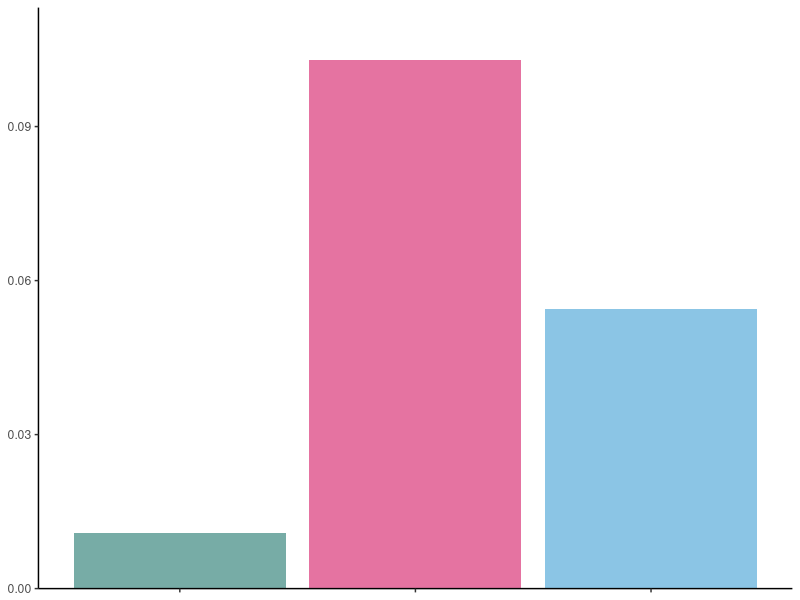
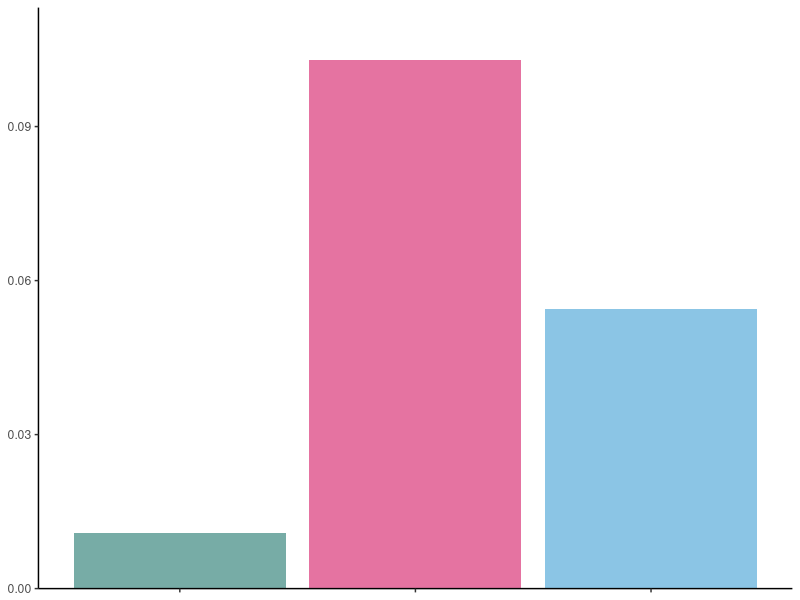

Write the R code that produced these figures, in order.
library(data.table)
library(ggplot2)

TCNStack <- 109115
TCNStrand <- 1039608
TCNBDNA <- 311504008
GQinSize <- 10104513
GQoutSize <- 2862661023

vars <- c("TCNdensityStack","TCNdensityStrand","TCNdensityBDNA")
vals <- c(TCNStack/GQinSize,TCNStrand/GQinSize,TCNBDNA/(2*GQoutSize))
dt <- data.table("var"=factor(vars, levels=vars),"val"=vals)

ggplot(dt,aes(x=var,y=val,fill=var)) + geom_bar(stat="identity") +
  scale_y_continuous(expand = expansion(mult = c(0, .1))) +
#  scale_fill_manual(values=c(rgb(146,187,216,maxColorValue = 255), 
#                             rgb(233,148,151,maxColorValue = 255))) +
  scale_fill_manual(values=c(rgb(119,172,166,maxColorValue = 255), 
                             rgb(229,115,161,maxColorValue = 255),
                             rgb(139,197,229,maxColorValue = 255))) +
  theme(panel.background = element_blank(),
        axis.line.x = element_line(color="black"),
        axis.line.y = element_line(color="black"),
        axis.title.x = element_blank(),
        axis.title.y = element_blank(),
        axis.text.x = element_blank(),
        legend.position = "none")

ggsave(paste0("/Users/mar/BIO/PROJECTS/APOBEC/NONBDNA/pics/fig4/fig4a.tiff"),units="mm",width=50,height=60,dpi=300)

